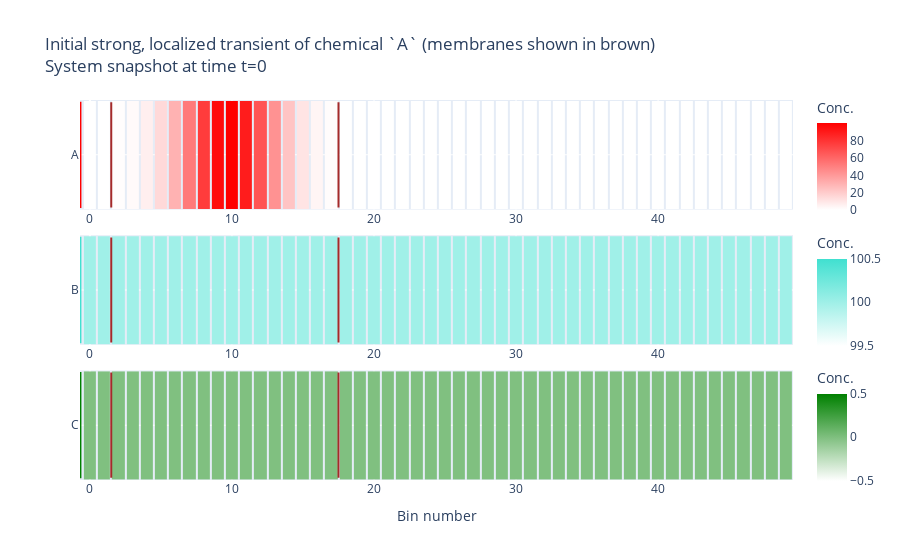

The code cell stored with this chart in its notebook:
### Code cell
# Show as heatmap (including the membranes, shown in brown)
bio.system_heatmaps(title_prefix="Initial strong, localized transient of chemical `A` (membranes shown in brown)")

### Figure 1 — Plotly figure (JSON) as saved in the notebook; plotly's stock layout.template omitted (floating-point values rounded to 4 significant figures)
{"data": [{"colorbar": {"len": 0.346, "title": {"text": "Conc."}, "x": 1.02, "y": 0.8558}, "colorscale": [[0, "white"], [1, "red"]], "hovertemplate": "Conc.: %{z}<br>Bin #: %{x}<br>CHEM: %{y}<extra>A</extra>", "type": "heatmap", "xaxis": "x", "xgap": 2, "y": ["A"], "yaxis": "y", "ygap": 2, "z": [[0, 0, 0.6296, 2.124, 6.068, 14.67, 30.03, 52.05, 76.35, 94.81, 99.67, 88.7, 66.82, 42.61, 23.01, 10.51, 4.068, 1.332, 0, 0, 0, 0, 0, 0, 0, 0, 0, 0, 0, 0, 0, 0, 0, 0, 0, 0, 0, 0, 0, 0, 0, 0, 0, 0, 0, 0, 0, 0, 0, 0]]}, {"colorbar": {"len": 0.346, "title": {"text": "Conc."}, "x": 1.02, "y": 0.5}, "colorscale": [[0, "white"], [1, "turquoise"]], "hovertemplate": "Conc.: %{z}<br>Bin #: %{x}<br>CHEM: %{y}<extra>B</extra>", "type": "heatmap", "xaxis": "x2", "xgap": 2, "y": ["B"], "yaxis": "y2", "ygap": 2, "z": [[100, 100, 100, 100, 100, 100, 100, 100, 100, 100, 100, 100, 100, 100, 100, 100, 100, 100, 100, 100, 100, 100, 100, 100, 100, 100, 100, 100, 100, 100, 100, 100, 100, 100, 100, 100, 100, 100, 100, 100, 100, 100, 100, 100, 100, 100, 100, 100, 100, 100]]}, {"colorbar": {"len": 0.346, "title": {"text": "Conc."}, "x": 1.02, "y": 0.1442}, "colorscale": [[0, "white"], [1, "green"]], "hovertemplate": "Conc.: %{z}<br>Bin #: %{x}<br>CHEM: %{y}<extra>C</extra>", "type": "heatmap", "xaxis": "x3", "xgap": 2, "y": ["C"], "yaxis": "y3", "ygap": 2, "z": [[0, 0, 0, 0, 0, 0, 0, 0, 0, 0, 0, 0, 0, 0, 0, 0, 0, 0, 0, 0, 0, 0, 0, 0, 0, 0, 0, 0, 0, 0, 0, 0, 0, 0, 0, 0, 0, 0, 0, 0, 0, 0, 0, 0, 0, 0, 0, 0, 0, 0]]}], "layout": {"autosize": true, "shapes": [{"fillcolor": "red", "line": {"width": 0}, "type": "rect", "x0": -0.7, "x1": -0.6, "xref": "x", "y0": -0.485, "y1": 0.485, "yref": "y"}, {"fillcolor": "brown", "line": {"width": 0}, "type": "rect", "x0": 1.43, "x1": 1.57, "xref": "x", "y0": -0.48, "y1": 0.48, "yref": "y"}, {"fillcolor": "brown", "line": {"width": 0}, "type": "rect", "x0": 17.43, "x1": 17.57, "xref": "x", "y0": -0.48, "y1": 0.48, "yref": "y"}, {"fillcolor": "turquoise", "line": {"width": 0}, "type": "rect", "x0": -0.7, "x1": -0.6, "xref": "x2", "y0": -0.485, "y1": 0.485, "yref": "y2"}, {"fillcolor": "brown", "line": {"width": 0}, "type": "rect", "x0": 1.43, "x1": 1.57, "xref": "x2", "y0": -0.48, "y1": 0.48, "yref": "y2"}, {"fillcolor": "brown", "line": {"width": 0}, "type": "rect", "x0": 17.43, "x1": 17.57, "xref": "x2", "y0": -0.48, "y1": 0.48, "yref": "y2"}, {"fillcolor": "green", "line": {"width": 0}, "type": "rect", "x0": -0.7, "x1": -0.6, "xref": "x3", "y0": -0.485, "y1": 0.485, "yref": "y3"}, {"fillcolor": "brown", "line": {"width": 0}, "type": "rect", "x0": 1.43, "x1": 1.57, "xref": "x3", "y0": -0.48, "y1": 0.48, "yref": "y3"}, {"fillcolor": "brown", "line": {"width": 0}, "type": "rect", "x0": 17.43, "x1": 17.57, "xref": "x3", "y0": -0.48, "y1": 0.48, "yref": "y3"}], "title": {"text": "Initial strong, localized transient of chemical `A` (membranes shown in brown)<br>System snapshot at time t=0"}, "xaxis": {"anchor": "y", "autorange": true, "domain": [0, 1], "range": [-0.7, 49.5]}, "xaxis2": {"anchor": "y2", "autorange": true, "domain": [0, 1], "range": [-0.7, 49.5]}, "xaxis3": {"anchor": "y3", "autorange": true, "domain": [0, 1], "range": [-0.7, 49.5], "title": {"text": "Bin number"}}, "yaxis": {"anchor": "x", "autorange": true, "domain": [0.7117, 1], "range": [-0.5, 0.5], "type": "category"}, "yaxis2": {"anchor": "x2", "autorange": true, "domain": [0.3558, 0.6442], "range": [-0.5, 0.5], "type": "category"}, "yaxis3": {"anchor": "x3", "autorange": true, "domain": [0, 0.2883], "range": [-0.5, 0.5], "type": "category"}}}
